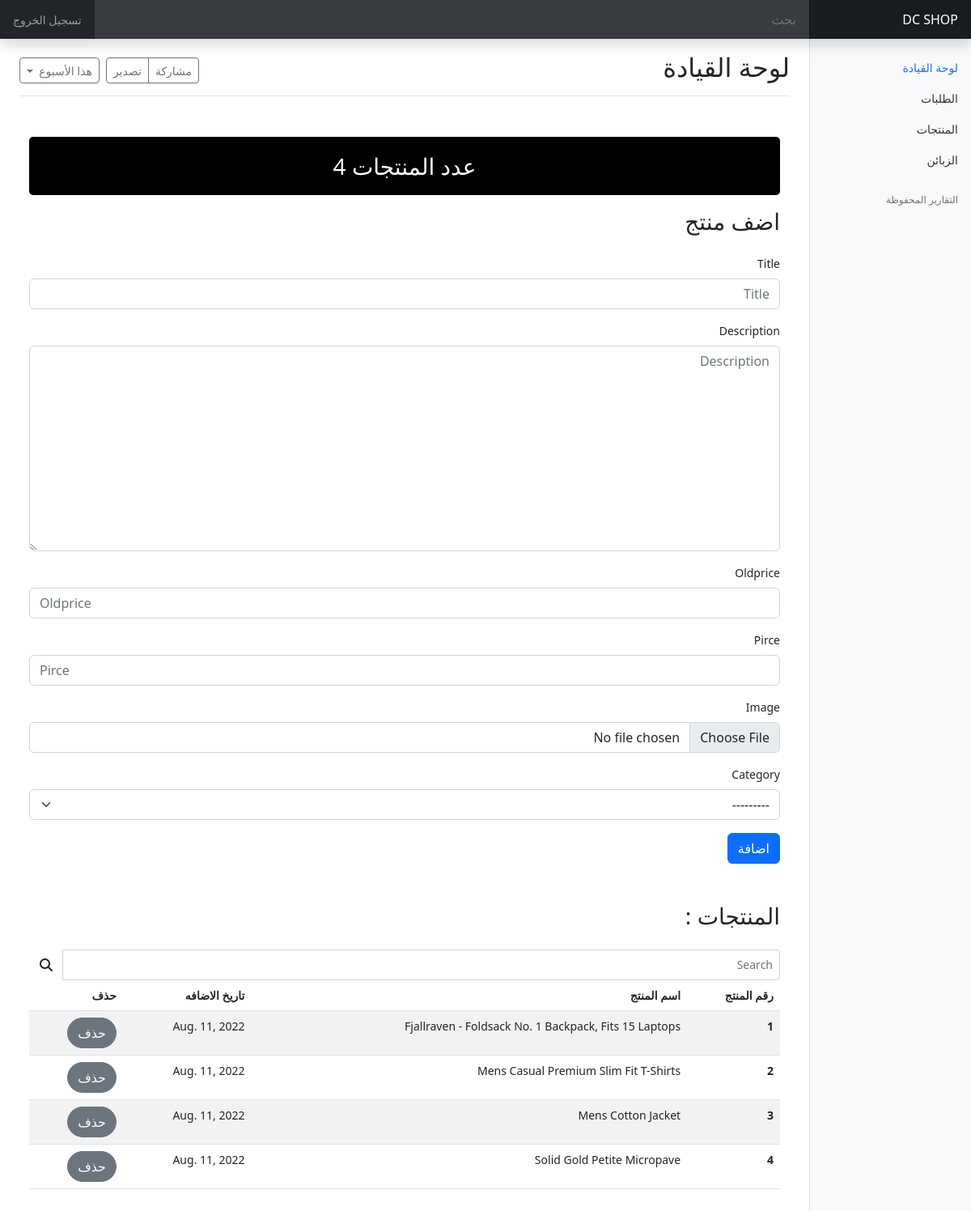
/admin-dashboard/products (signed in), run on the app's committed database.
### mgapp/models.py (models this page shows, shortened)
class product(models.Model):
    title =models.CharField(max_length=200)
    description =models.TextField(max_length=10000 ,blank=True , null=True )
    oldprice =  models.IntegerField(blank=True , null=True)
    pirce = models.IntegerField()
    createdat = models.DateField(default=datetime.now() )
    image =models.ImageField(upload_to = 'photos')
    category = models.ForeignKey(Category , on_delete=models.SET_NULL, null =True , blank= True)
    class Meta :
        ordering =['-createdat']

### mgapp/views.py (the view)
# urls.py: path('admin-dashboard/products', views.adminproducts , name='admin-products'),
@login_required(login_url='login')
def adminproducts(request ):
    if request.user.is_staff and not request.user.is_anonymous :
        productss = product.objects.all().order_by("id")
        products = product.objects.all().count()
        if request.method == 'POST':
            addpro = productsform(request.POST , request.FILES)
            if addpro.is_valid():
                addpro.save()
                messages.success(request , "تمت اضافة المنتج ")
                return redirect("admin-products")
        return render(request , 'Dashboard/products.html' , {'add':productsform , 'countpro':products , "products":productss })
    return redirect("notfound")

### mgapp/models.py (called while the page is built)
    def __str__(self) -> str:
        return self.category_name

### templates/Dashboard/products.html (shortened to what this page needs)
{% extends "Dashboard/admin_base.html" %}
{% load static %}
{% load bootstrap5 %}
{% block content %}
<link
  rel="stylesheet"
  href="https://cdn.jsdelivr.net/npm/swiper@8/swiper-bundle.min.css"
/>
<div class="container" style="margin-top:50px ;">
<div style="text-align: center;">
<p  style="font-size: 28px;background-color: black;padding: 15px;border-radius: 5px;color: white;">عدد المنتجات <span id="prpr">{{countpro}}</span></p></div>
<h3 class="pb-3">اضف منتج</h3>
<form method="post"  enctype="multipart/form-data" class="form mb-5" id='sform' >
    {% bootstrap_form add %}
    {% buttons %}
      <button  type="submit" class="btn btn-primary" id="btn">اضافة</button>
  {% endbuttons %}
    </form>
<h3 class="pb-3">المنتجات :</h3>
<form method="GET" action="{% url 'admin-products' %}" class="form-inline ml-3">
  <div class="input-group input-group-sm">
    <input class="form-control form-control-navbar" name="search_name" type="search" placeholder="Search" aria-label="Search">
    <div class="input-group-append">
      <button class="btn btn-navbar" type="submit">
        <i class="fas fa-search"></i>
      </button>
    </div>
  </div>
</form>
<table class="table  table-striped  mb-5 pb-5">
      <thead>
        <tr>
          <th scope="col">رقم المنتج</th>
          <th scope="col">اسم المنتج</th>
          <th scope="col">تاريخ الاضافه</th>
          <th scope="col">حذف</th>
        </tr>
      </thead>
      <tbody>
      {% for pro in products %}
        <tr id="display-{{pro.id}}">
          <th scope="row">{{pro.id}}</th>
          <td>{{pro.title}}</td>
          <td>{{pro.createdat}}</td>
          <td><a class ="btn btn-secondary rounded-pill" href="{% url 'del' pro.id %} " id="btn-{{pro.id}}">حذف</a></td>
        </tr>
        {% endfor %}
      </tbody>
    </table>
</div>
{% endblock content %}

### manpro/static/dashboard.rtl.css (style rules this page uses)
body { font-size: .875rem; }

### data on the page
product: id "1", title "Fjallraven - Foldsack No. 1 Backpack, Fits 15 Laptops", createdat "Aug. 11, 2022"
product: id "2", title "Mens Casual Premium Slim Fit T-Shirts", createdat "Aug. 11, 2022"
product: id "3", title "Mens Cotton Jacket", createdat "Aug. 11, 2022"
product: id "4", title "Solid Gold Petite Micropave", createdat "Aug. 11, 2022"

### other printed values
{{ countpro }} "4"
